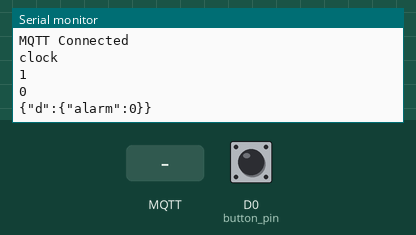
A sketch run on a simulated Arduino MKR. Shown: the last lines printed to the serial monitor. The inputs (shaded band) are chosen by the test bench; at power-on: D0 (button_pin) LOW. WiFi joins after 1.5 s; servers stay silent unless stated; no MQTT or app messages arrive unless stated.

Above: at 3.7 s.
3.8 s: MQTT message "v" arrives on the first subscribed topic
At 4.3 s:
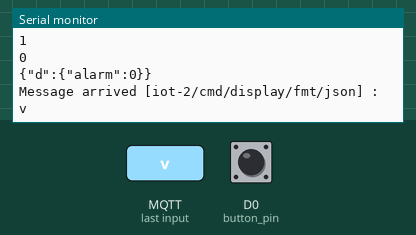
5.3 s: MQTT message "1" arrives on the first subscribed topic
7.8 s: MQTT message "on" arrives on the first subscribed topic
At 8.5 s:
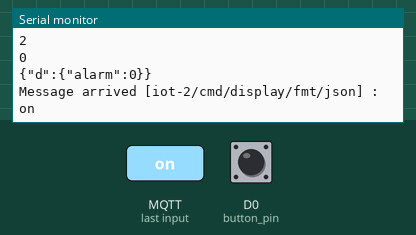
9.3 s: MQTT message "off" arrives on the first subscribed topic
At 9.9 s:
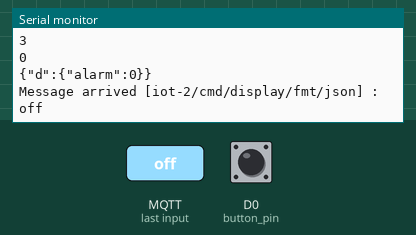
Timing chart, 0 to 11.8 s (numbered marks = the images above; inputs shaded):
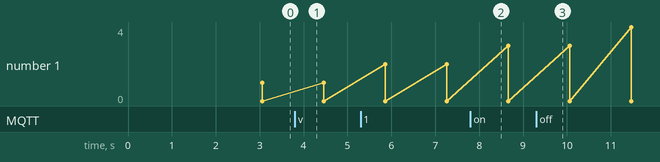

Measured:
- after the input at 3.8 s, the serial monitor: prints a new line after 0.06 s (image 1)
- after the input at 7.8 s, the serial monitor: prints a new line after 0.06 s (image 2)
- after the input at 9.3 s, the serial monitor: prints a new line after 0.06 s (image 3)

The sketch:

mkr1010_mqtt_toiot_fall_down_stairs.ino
```cpp
#include <WiFiNINA.h>
#include <ArduinoMqttClient.h>
#include <ArduinoJson.h>
#include <PubSubClient.h>


// --------------------------------------------------------------------------------------------
//        UPDATE CONFIGURATION TO MATCH YOUR ENVIRONMENT
// --------------------------------------------------------------------------------------------

// Watson IoT connection details
#define MQTT_HOST "x8mvmc.messaging.internetofthings.ibmcloud.com"
#define MQTT_PORT 1883
#define MQTT_DEVICEID "d:x8mvmc:mkr1010:7c9ebd3b5a34"
#define MQTT_USER "use-token-auth"
#define MQTT_TOKEN "mrk1010_7c9ebd3b5a34"
#define MQTT_TOPIC "iot-2/evt/status/fmt/json"
#define MQTT_TOPIC_DISPLAY "iot-2/cmd/display/fmt/json"

// Add WiFi connection information
char ssid[] = "JNN";     //  your network SSID (name)
char pass[] = "jianannan";  // your network password

int WiFistatus = WL_IDLE_STATUS;     // the Wifi radio's status

// --------------------------------------------------------------------------------------------
//        SHOULD NOT NEED TO CHANGE ANYTHING BELOW THIS LINE
// --------------------------------------------------------------------------------------------

// MQTT objects
void callback(char* topic, byte* payload, unsigned int length);
WiFiClient wifiClient;
PubSubClient mqtt(MQTT_HOST, MQTT_PORT, callback, wifiClient);

// variables to hold data
StaticJsonDocument<100> jsonDoc;
JsonObject payload = jsonDoc.to<JsonObject>();
JsonObject status = payload.createNestedObject("d");
static char msg[50];

//functions declared
//mqtt init
void mqtt_init();
//mqtt send
void mqtt_send(int,const char*);
//mqtt components
void callback(char*,byte*,unsigned int);
void printData();
//======================================================================//

//define port
#define button_pin 0
#define wait_time 1
//define variable
int button_value;
//global clock counter
int clock_counter = 0;
int clock_sec = 0;
int clock_min = 0;
//alarm counter
int alarm_counter = 0;
//counter_buffer
int sec_buffer = 0;
//alarm message to cloud
int alarm = 0;

//functions declaration
//global clock prepare
int clock_p(int);
//global clock sec
int clock_s(int,int);
//global clock min
int clock_m(int,int);
//alarm
int fall_alarm_monitor(int, int, int, int, int*);

//initialize
void setup() {
    //MQTT INIT
    mqtt_init();
    //setup sensor
    pinMode(button_pin, INPUT);
    Serial.begin(9600);
}

//main loop
void loop(){
  //global delay
  clock_counter = clock_p(clock_counter);
  clock_sec = clock_s(clock_counter,clock_sec);
  clock_min = clock_m(clock_sec,clock_min);
  //test
  Serial.println("clock");
  Serial.println(clock_sec);
  Serial.println(clock_min);
  //get values from sensors
  button_value = digitalRead(button_pin);
  delay(500);
  //Serial.println(button_value);

  alarm_counter = fall_alarm_monitor(button_value,alarm_counter,clock_sec,clock_min,&sec_buffer);
  //MQTT send data
  mqtt_send(alarm,"alarm");
}


//======================================================================//
//====================MQTT function definition==========================//
//======================================================================//
void mqtt_init() {
  //Initialize serial and wait for port to open:
  Serial.begin(9600);
  while (!Serial) {
    ; // wait for serial port to connect. Needed for native USB port only
  }

  // attempt to connect to Wifi network:

  while (WiFistatus != WL_CONNECTED) {
    Serial.print("Attempting to connect to network: ");
    Serial.println(ssid);
    // Connect to WPA/WPA2 network:
    WiFistatus = WiFi.begin(ssid, pass);
    // wait 10 seconds for connection:
    delay(1000);
  }

  // you're connected now, so print out the data:
  Serial.println("You're connected to the network");

  Serial.println("----------------------------------------");
  printData();
  Serial.println("----------------------------------------");

  // Connect to MQTT - IBM Watson IoT Platform
  if (mqtt.connect(MQTT_DEVICEID, MQTT_USER, MQTT_TOKEN)) {
    Serial.println("MQTT Connected");
    mqtt.subscribe(MQTT_TOPIC_DISPLAY);

  } else {
    Serial.println("MQTT Failed to connect!");
  }
}

void mqtt_send(int send_data, const char* send_name) {
  mqtt.loop();
  while (!mqtt.connected()) {
    Serial.print("Attempting MQTT connection...");
    // Attempt to connect
    if (mqtt.connect(MQTT_DEVICEID, MQTT_USER, MQTT_TOKEN)) {
      Serial.println("MQTT Connected");
      mqtt.subscribe(MQTT_TOPIC_DISPLAY);
      mqtt.loop();
    } else {
      Serial.println("MQTT Failed to connect!");
      delay(5000);
    }
  }
  // Check if any reads failed and exit early (to try again).
  if (isnan(send_data)) {
    Serial.println("Failed to read data!");
  } else {

    // Send button state to Watson IoT Platform
    status["alarm"] = send_data;
    serializeJson(jsonDoc, msg, 50);
    Serial.println(msg);
    if (!mqtt.publish(MQTT_TOPIC, msg)) {
      Serial.println("MQTT Publish failed");
    }
  }

  // Pause - but keep polling MQTT for incoming messages
  for (int i = 0; i < 4; i++) {
    mqtt.loop();
    delay(100);
  }
}

void callback(char* topic, byte* payload, unsigned int length) {
  // handle message arrived
  Serial.print("Message arrived [");
  Serial.print(topic);
  Serial.print("] : ");

  payload[length] = 0; // ensure valid content is zero terminated so can treat as c-string
  Serial.println((char *)payload);
}

void printData() {
  Serial.println("Board Information:");
  // print your board's IP address:
  IPAddress ip = WiFi.localIP();
  Serial.print("IP Address: ");
  Serial.println(ip);

  Serial.println();
  Serial.println("Network Information:");
  Serial.print("SSID: ");
  Serial.println(WiFi.SSID());

  // print the received signal strength:
  long rssi = WiFi.RSSI();
  Serial.print("signal strength (RSSI):");
  Serial.println(rssi);

  byte encryption = WiFi.encryptionType();
  Serial.print("Encryption Type:");
  Serial.println(encryption, HEX);
  Serial.println();
}


//======================================================================//
//=========================function definition==========================//
//======================================================================//

int clock_p(int counter){
  delay(500);
  if (counter == 1)
  {
    counter = 0;
  }
  else
  {
    counter = counter + 1;
  }
  return counter;
}

int clock_s(int counter, int sec){
  if (counter == 1)
  {
    if (sec == 59)
    {
      sec = 0;
    }
    else
    {
      sec = sec + 1;
    }
  }
  return sec;
}

int clock_m(int counter, int minu){
  if (counter == 0)
  {
    if (minu == 118)
    {
      minu = 0;
    }
    else
    {
      minu = minu + 1;
    }
  }
  return minu;
}


int fall_alarm_monitor(int button, int counter, int sec, int minu,int* sec_buffer){
    if (button == 0){
      counter = 0;
      alarm = 0;
      *sec_buffer = sec;
      }
      else {
        if (sec == *sec_buffer && counter < wait_time){
          counter = counter + 1;
        }
        else if (sec == *sec_buffer && counter == wait_time){
            alarm = 1;
            Serial.println("alarm");
            Serial.println(alarm);
          }
       }
  return counter;
}
```
